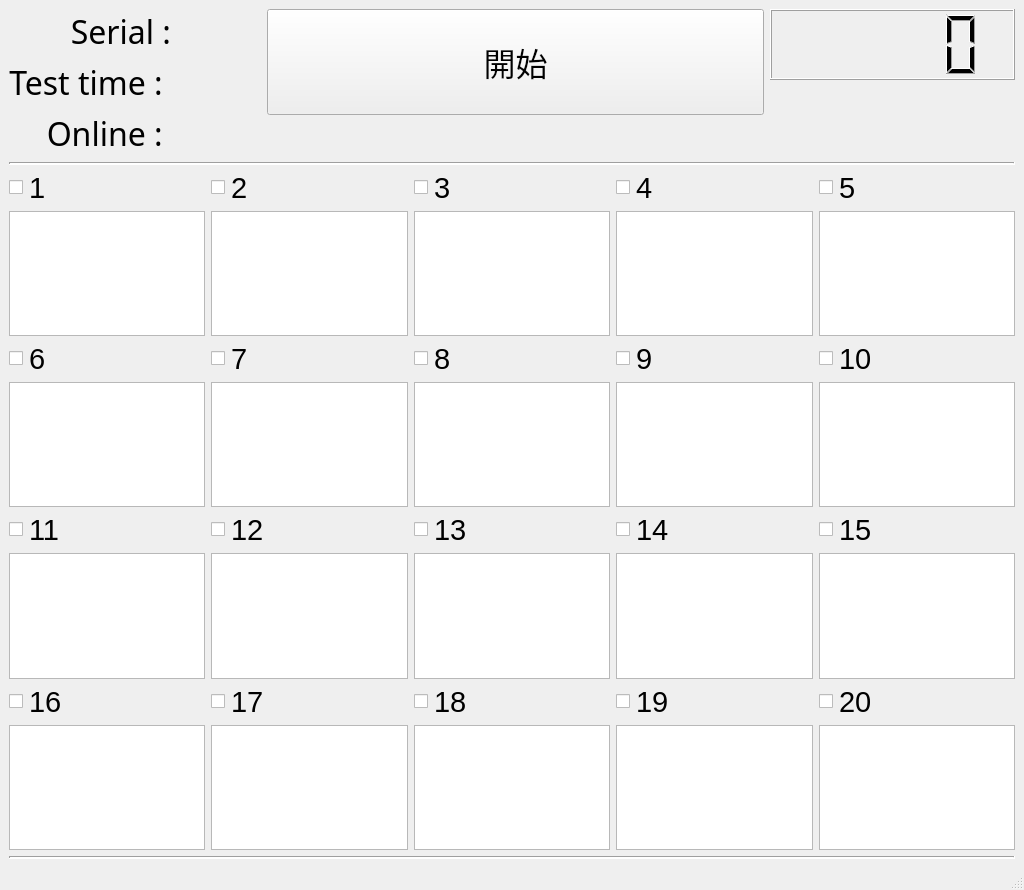
<?xml version="1.0" encoding="UTF-8"?>
<ui version="4.0">
 <class>MainWindow</class>
 <widget class="QMainWindow" name="MainWindow">
  <property name="geometry">
   <rect>
    <x>0</x>
    <y>0</y>
    <width>1024</width>
    <height>890</height>
   </rect>
  </property>
  <property name="windowTitle">
   <string>ORT Test</string>
  </property>
  <property name="styleSheet">
   <string notr="true"/>
  </property>
  <widget class="QWidget" name="centralwidget">
   <layout class="QGridLayout" name="gridLayout_5">
    <item row="1" column="0">
     <widget class="Line" name="line_3">
      <property name="styleSheet">
       <string notr="true">color: rgb(67, 10, 255);
border-color: rgb(20, 32, 255);
alternate-background-color: rgb(30, 60, 255);</string>
      </property>
      <property name="lineWidth">
       <number>2</number>
      </property>
      <property name="orientation">
       <enum>Qt::Horizontal</enum>
      </property>
     </widget>
    </item>
    <item row="2" column="0">
     <layout class="QGridLayout" name="gridLayout">
      <item row="5" column="3">
       <layout class="QHBoxLayout" name="horizontalLayout_14">
        <item>
         <widget class="QCheckBox" name="checkBox_14">
          <property name="sizePolicy">
           <sizepolicy hsizetype="Maximum" vsizetype="Fixed">
            <horstretch>0</horstretch>
            <verstretch>0</verstretch>
           </sizepolicy>
          </property>
          <property name="font">
           <font>
            <family>Arial</family>
            <pointsize>22</pointsize>
           </font>
          </property>
          <property name="text">
           <string/>
          </property>
         </widget>
        </item>
        <item>
         <widget class="QLabel" name="label_14">
          <property name="font">
           <font>
            <family>Arial</family>
            <pointsize>22</pointsize>
           </font>
          </property>
          <property name="text">
           <string>14</string>
          </property>
         </widget>
        </item>
       </layout>
      </item>
      <item row="3" column="1">
       <layout class="QHBoxLayout" name="horizontalLayout_7">
        <item>
         <widget class="QCheckBox" name="checkBox_7">
          <property name="sizePolicy">
           <sizepolicy hsizetype="Maximum" vsizetype="Fixed">
            <horstretch>0</horstretch>
            <verstretch>0</verstretch>
           </sizepolicy>
          </property>
          <property name="font">
           <font>
            <family>Arial</family>
            <pointsize>22</pointsize>
           </font>
          </property>
          <property name="text">
           <string/>
          </property>
         </widget>
        </item>
        <item>
         <widget class="QLabel" name="label_7">
          <property name="font">
           <font>
            <family>Arial</family>
            <pointsize>22</pointsize>
           </font>
          </property>
          <property name="text">
           <string>7</string>
          </property>
         </widget>
        </item>
       </layout>
      </item>
      <item row="2" column="3">
       <widget class="QTextEdit" name="status_4"/>
      </item>
      <item row="3" column="3">
       <layout class="QHBoxLayout" name="horizontalLayout_9">
        <item>
         <widget class="QCheckBox" name="checkBox_9">
          <property name="sizePolicy">
           <sizepolicy hsizetype="Maximum" vsizetype="Fixed">
            <horstretch>0</horstretch>
            <verstretch>0</verstretch>
           </sizepolicy>
          </property>
          <property name="font">
           <font>
            <family>Arial</family>
            <pointsize>22</pointsize>
           </font>
          </property>
          <property name="text">
           <string/>
          </property>
         </widget>
        </item>
        <item>
         <widget class="QLabel" name="label_9">
          <property name="font">
           <font>
            <family>Arial</family>
            <pointsize>22</pointsize>
           </font>
          </property>
          <property name="text">
           <string>9</string>
          </property>
         </widget>
        </item>
       </layout>
      </item>
      <item row="1" column="3">
       <layout class="QHBoxLayout" name="horizontalLayout_4">
        <item>
         <widget class="QCheckBox" name="checkBox_4">
          <property name="sizePolicy">
           <sizepolicy hsizetype="Maximum" vsizetype="Fixed">
            <horstretch>0</horstretch>
            <verstretch>0</verstretch>
           </sizepolicy>
          </property>
          <property name="font">
           <font>
            <family>Arial</family>
            <pointsize>22</pointsize>
           </font>
          </property>
          <property name="text">
           <string/>
          </property>
         </widget>
        </item>
        <item>
         <widget class="QLabel" name="label_4">
          <property name="font">
           <font>
            <family>Arial</family>
            <pointsize>22</pointsize>
           </font>
          </property>
          <property name="text">
           <string>4</string>
          </property>
         </widget>
        </item>
       </layout>
      </item>
      <item row="8" column="3">
       <widget class="QTextEdit" name="status_19"/>
      </item>
      <item row="7" column="4">
       <layout class="QHBoxLayout" name="horizontalLayout_20">
        <item>
         <widget class="QCheckBox" name="checkBox_20">
          <property name="sizePolicy">
           <sizepolicy hsizetype="Maximum" vsizetype="Fixed">
            <horstretch>0</horstretch>
            <verstretch>0</verstretch>
           </sizepolicy>
          </property>
          <property name="font">
           <font>
            <family>Arial</family>
            <pointsize>22</pointsize>
           </font>
          </property>
          <property name="text">
           <string/>
          </property>
         </widget>
        </item>
        <item>
         <widget class="QLabel" name="label_20">
          <property name="font">
           <font>
            <family>Arial</family>
            <pointsize>22</pointsize>
           </font>
          </property>
          <property name="text">
           <string>20</string>
          </property>
         </widget>
        </item>
       </layout>
      </item>
      <item row="4" column="1">
       <widget class="QTextEdit" name="status_7"/>
      </item>
      <item row="4" column="3">
       <widget class="QTextEdit" name="status_9"/>
      </item>
      <item row="8" column="4">
       <widget class="QTextEdit" name="status_20"/>
      </item>
      <item row="2" column="4">
       <widget class="QTextEdit" name="status_5"/>
      </item>
      <item row="2" column="1">
       <widget class="QTextEdit" name="status_2"/>
      </item>
      <item row="6" column="2">
       <widget class="QTextEdit" name="status_13"/>
      </item>
      <item row="3" column="0">
       <layout class="QHBoxLayout" name="horizontalLayout_6">
        <item>
         <widget class="QCheckBox" name="checkBox_6">
          <property name="sizePolicy">
           <sizepolicy hsizetype="Maximum" vsizetype="Fixed">
            <horstretch>0</horstretch>
            <verstretch>0</verstretch>
           </sizepolicy>
          </property>
          <property name="font">
           <font>
            <family>Arial</family>
            <pointsize>22</pointsize>
           </font>
          </property>
          <property name="text">
           <string/>
          </property>
         </widget>
        </item>
        <item>
         <widget class="QLabel" name="label_6">
          <property name="font">
           <font>
            <family>Arial</family>
            <pointsize>22</pointsize>
           </font>
          </property>
          <property name="text">
           <string>6</string>
          </property>
         </widget>
        </item>
       </layout>
      </item>
      <item row="2" column="2">
       <widget class="QTextEdit" name="status_3"/>
      </item>
      <item row="6" column="4">
       <widget class="QTextEdit" name="status_15"/>
      </item>
      <item row="5" column="1">
       <layout class="QHBoxLayout" name="horizontalLayout_12">
        <item>
         <widget class="QCheckBox" name="checkBox_12">
          <property name="sizePolicy">
           <sizepolicy hsizetype="Maximum" vsizetype="Fixed">
            <horstretch>0</horstretch>
            <verstretch>0</verstretch>
           </sizepolicy>
          </property>
          <property name="font">
           <font>
            <family>Arial</family>
            <pointsize>22</pointsize>
           </font>
          </property>
          <property name="text">
           <string/>
          </property>
         </widget>
        </item>
        <item>
         <widget class="QLabel" name="label_12">
          <property name="font">
           <font>
            <family>Arial</family>
            <pointsize>22</pointsize>
           </font>
          </property>
          <property name="text">
           <string>12</string>
          </property>
         </widget>
        </item>
       </layout>
      </item>
      <item row="4" column="2">
       <widget class="QTextEdit" name="status_8"/>
      </item>
      <item row="5" column="4">
       <layout class="QHBoxLayout" name="horizontalLayout_15">
        <item>
         <widget class="QCheckBox" name="checkBox_15">
          <property name="sizePolicy">
           <sizepolicy hsizetype="Maximum" vsizetype="Fixed">
            <horstretch>0</horstretch>
            <verstretch>0</verstretch>
           </sizepolicy>
          </property>
          <property name="font">
           <font>
            <family>Arial</family>
            <pointsize>22</pointsize>
           </font>
          </property>
          <property name="text">
           <string/>
          </property>
         </widget>
        </item>
        <item>
         <widget class="QLabel" name="label_15">
          <property name="font">
           <font>
            <family>Arial</family>
            <pointsize>22</pointsize>
           </font>
          </property>
          <property name="text">
           <string>15</string>
          </property>
         </widget>
        </item>
       </layout>
      </item>
      <item row="5" column="2">
       <layout class="QHBoxLayout" name="horizontalLayout_13">
        <item>
         <widget class="QCheckBox" name="checkBox_13">
          <property name="sizePolicy">
           <sizepolicy hsizetype="Maximum" vsizetype="Fixed">
            <horstretch>0</horstretch>
            <verstretch>0</verstretch>
           </sizepolicy>
          </property>
          <property name="font">
           <font>
            <family>Arial</family>
            <pointsize>22</pointsize>
           </font>
          </property>
          <property name="text">
           <string/>
          </property>
         </widget>
        </item>
        <item>
         <widget class="QLabel" name="label_13">
          <property name="font">
           <font>
            <family>Arial</family>
            <pointsize>22</pointsize>
           </font>
          </property>
          <property name="text">
           <string>13</string>
          </property>
         </widget>
        </item>
       </layout>
      </item>
      <item row="1" column="0">
       <layout class="QHBoxLayout" name="horizontalLayout">
        <item>
         <widget class="QCheckBox" name="checkBox_1">
          <property name="sizePolicy">
           <sizepolicy hsizetype="Maximum" vsizetype="Maximum">
            <horstretch>0</horstretch>
            <verstretch>0</verstretch>
           </sizepolicy>
          </property>
          <property name="font">
           <font>
            <family>Arial</family>
            <pointsize>22</pointsize>
           </font>
          </property>
          <property name="text">
           <string/>
          </property>
         </widget>
        </item>
        <item>
         <widget class="QLabel" name="label">
          <property name="font">
           <font>
            <family>Arial</family>
            <pointsize>22</pointsize>
           </font>
          </property>
          <property name="text">
           <string>1</string>
          </property>
         </widget>
        </item>
       </layout>
      </item>
      <item row="7" column="3">
       <layout class="QHBoxLayout" name="horizontalLayout_19">
        <item>
         <widget class="QCheckBox" name="checkBox_19">
          <property name="sizePolicy">
           <sizepolicy hsizetype="Maximum" vsizetype="Fixed">
            <horstretch>0</horstretch>
            <verstretch>0</verstretch>
           </sizepolicy>
          </property>
          <property name="font">
           <font>
            <family>Arial</family>
            <pointsize>22</pointsize>
           </font>
          </property>
          <property name="text">
           <string/>
          </property>
         </widget>
        </item>
        <item>
         <widget class="QLabel" name="label_19">
          <property name="font">
           <font>
            <family>Arial</family>
            <pointsize>22</pointsize>
           </font>
          </property>
          <property name="text">
           <string>19</string>
          </property>
         </widget>
        </item>
       </layout>
      </item>
      <item row="2" column="0">
       <widget class="QTextEdit" name="status_1"/>
      </item>
      <item row="4" column="0">
       <widget class="QTextEdit" name="status_6"/>
      </item>
      <item row="3" column="4">
       <layout class="QHBoxLayout" name="horizontalLayout_10">
        <item>
         <widget class="QCheckBox" name="checkBox_10">
          <property name="sizePolicy">
           <sizepolicy hsizetype="Maximum" vsizetype="Fixed">
            <horstretch>0</horstretch>
            <verstretch>0</verstretch>
           </sizepolicy>
          </property>
          <property name="font">
           <font>
            <family>Arial</family>
            <pointsize>22</pointsize>
           </font>
          </property>
          <property name="text">
           <string/>
          </property>
         </widget>
        </item>
        <item>
         <widget class="QLabel" name="label_10">
          <property name="font">
           <font>
            <family>Arial</family>
            <pointsize>22</pointsize>
           </font>
          </property>
          <property name="text">
           <string>10</string>
          </property>
         </widget>
        </item>
       </layout>
      </item>
      <item row="6" column="0">
       <widget class="QTextEdit" name="status_11"/>
      </item>
      <item row="3" column="2">
       <layout class="QHBoxLayout" name="horizontalLayout_8">
        <item>
         <widget class="QCheckBox" name="checkBox_8">
          <property name="sizePolicy">
           <sizepolicy hsizetype="Maximum" vsizetype="Fixed">
            <horstretch>0</horstretch>
            <verstretch>0</verstretch>
           </sizepolicy>
          </property>
          <property name="font">
           <font>
            <family>Arial</family>
            <pointsize>22</pointsize>
           </font>
          </property>
          <property name="text">
           <string/>
          </property>
         </widget>
        </item>
        <item>
         <widget class="QLabel" name="label_8">
          <property name="font">
           <font>
            <family>Arial</family>
            <pointsize>22</pointsize>
           </font>
          </property>
          <property name="text">
           <string>8</string>
          </property>
         </widget>
        </item>
       </layout>
      </item>
      <item row="7" column="1">
       <layout class="QHBoxLayout" name="horizontalLayout_17">
        <item>
         <widget class="QCheckBox" name="checkBox_17">
          <property name="sizePolicy">
           <sizepolicy hsizetype="Maximum" vsizetype="Fixed">
            <horstretch>0</horstretch>
            <verstretch>0</verstretch>
           </sizepolicy>
          </property>
          <property name="font">
           <font>
            <family>Arial</family>
            <pointsize>22</pointsize>
           </font>
          </property>
          <property name="text">
           <string/>
          </property>
         </widget>
        </item>
        <item>
         <widget class="QLabel" name="label_17">
          <property name="font">
           <font>
            <family>Arial</family>
            <pointsize>22</pointsize>
           </font>
          </property>
          <property name="text">
           <string>17</string>
          </property>
         </widget>
        </item>
       </layout>
      </item>
      <item row="1" column="1">
       <layout class="QHBoxLayout" name="horizontalLayout_2">
        <item>
         <widget class="QCheckBox" name="checkBox_2">
          <property name="sizePolicy">
           <sizepolicy hsizetype="Maximum" vsizetype="Fixed">
            <horstretch>0</horstretch>
            <verstretch>0</verstretch>
           </sizepolicy>
          </property>
          <property name="font">
           <font>
            <family>Arial</family>
            <pointsize>22</pointsize>
           </font>
          </property>
          <property name="text">
           <string/>
          </property>
         </widget>
        </item>
        <item>
         <widget class="QLabel" name="label_2">
          <property name="font">
           <font>
            <family>Arial</family>
            <pointsize>22</pointsize>
           </font>
          </property>
          <property name="text">
           <string>2</string>
          </property>
         </widget>
        </item>
       </layout>
      </item>
      <item row="6" column="1">
       <widget class="QTextEdit" name="status_12"/>
      </item>
      <item row="1" column="2">
       <layout class="QHBoxLayout" name="horizontalLayout_3">
        <item>
         <widget class="QCheckBox" name="checkBox_3">
          <property name="sizePolicy">
           <sizepolicy hsizetype="Maximum" vsizetype="Fixed">
            <horstretch>0</horstretch>
            <verstretch>0</verstretch>
           </sizepolicy>
          </property>
          <property name="font">
           <font>
            <family>Arial</family>
            <pointsize>22</pointsize>
           </font>
          </property>
          <property name="text">
           <string/>
          </property>
         </widget>
        </item>
        <item>
         <widget class="QLabel" name="label_3">
          <property name="font">
           <font>
            <family>Arial</family>
            <pointsize>22</pointsize>
           </font>
          </property>
          <property name="text">
           <string>3</string>
          </property>
         </widget>
        </item>
       </layout>
      </item>
      <item row="7" column="2">
       <layout class="QHBoxLayout" name="horizontalLayout_18">
        <item>
         <widget class="QCheckBox" name="checkBox_18">
          <property name="sizePolicy">
           <sizepolicy hsizetype="Maximum" vsizetype="Fixed">
            <horstretch>0</horstretch>
            <verstretch>0</verstretch>
           </sizepolicy>
          </property>
          <property name="font">
           <font>
            <family>Arial</family>
            <pointsize>22</pointsize>
           </font>
          </property>
          <property name="text">
           <string/>
          </property>
         </widget>
        </item>
        <item>
         <widget class="QLabel" name="label_18">
          <property name="font">
           <font>
            <family>Arial</family>
            <pointsize>22</pointsize>
           </font>
          </property>
          <property name="text">
           <string>18</string>
          </property>
         </widget>
        </item>
       </layout>
      </item>
      <item row="8" column="1">
       <widget class="QTextEdit" name="status_17"/>
      </item>
      <item row="6" column="3">
       <widget class="QTextEdit" name="status_14"/>
      </item>
      <item row="5" column="0">
       <layout class="QHBoxLayout" name="horizontalLayout_11">
        <item>
         <widget class="QCheckBox" name="checkBox_11">
          <property name="sizePolicy">
           <sizepolicy hsizetype="Maximum" vsizetype="Fixed">
            <horstretch>0</horstretch>
            <verstretch>0</verstretch>
           </sizepolicy>
          </property>
          <property name="font">
           <font>
            <family>Arial</family>
            <pointsize>22</pointsize>
           </font>
          </property>
          <property name="text">
           <string/>
          </property>
         </widget>
        </item>
        <item>
         <widget class="QLabel" name="label_11">
          <property name="font">
           <font>
            <family>Arial</family>
            <pointsize>22</pointsize>
           </font>
          </property>
          <property name="text">
           <string>11</string>
          </property>
         </widget>
        </item>
       </layout>
      </item>
      <item row="7" column="0">
       <layout class="QHBoxLayout" name="horizontalLayout_16">
        <item>
         <widget class="QCheckBox" name="checkBox_16">
          <property name="sizePolicy">
           <sizepolicy hsizetype="Maximum" vsizetype="Fixed">
            <horstretch>0</horstretch>
            <verstretch>0</verstretch>
           </sizepolicy>
          </property>
          <property name="font">
           <font>
            <family>Arial</family>
            <pointsize>22</pointsize>
           </font>
          </property>
          <property name="text">
           <string/>
          </property>
         </widget>
        </item>
        <item>
         <widget class="QLabel" name="label_16">
          <property name="font">
           <font>
            <family>Arial</family>
            <pointsize>22</pointsize>
           </font>
          </property>
          <property name="text">
           <string>16</string>
          </property>
         </widget>
        </item>
       </layout>
      </item>
      <item row="4" column="4">
       <widget class="QTextEdit" name="status_10"/>
      </item>
      <item row="8" column="0">
       <widget class="QTextEdit" name="status_16"/>
      </item>
      <item row="8" column="2">
       <widget class="QTextEdit" name="status_18"/>
      </item>
      <item row="0" column="2">
       <spacer name="verticalSpacer_3">
        <property name="orientation">
         <enum>Qt::Vertical</enum>
        </property>
        <property name="sizeHint" stdset="0">
         <size>
          <width>20</width>
          <height>40</height>
         </size>
        </property>
       </spacer>
      </item>
      <item row="1" column="4">
       <layout class="QHBoxLayout" name="horizontalLayout_5">
        <item>
         <widget class="QCheckBox" name="checkBox_5">
          <property name="sizePolicy">
           <sizepolicy hsizetype="Maximum" vsizetype="Fixed">
            <horstretch>0</horstretch>
            <verstretch>0</verstretch>
           </sizepolicy>
          </property>
          <property name="font">
           <font>
            <family>Arial</family>
            <pointsize>22</pointsize>
           </font>
          </property>
          <property name="text">
           <string/>
          </property>
         </widget>
        </item>
        <item>
         <widget class="QLabel" name="label_5">
          <property name="font">
           <font>
            <family>Arial</family>
            <pointsize>22</pointsize>
           </font>
          </property>
          <property name="text">
           <string>5</string>
          </property>
         </widget>
        </item>
       </layout>
      </item>
     </layout>
    </item>
    <item row="3" column="0">
     <widget class="Line" name="line_4">
      <property name="styleSheet">
       <string notr="true">color: rgb(67, 10, 255);
border-color: rgb(20, 32, 255);
alternate-background-color: rgb(30, 60, 255);</string>
      </property>
      <property name="lineWidth">
       <number>2</number>
      </property>
      <property name="orientation">
       <enum>Qt::Horizontal</enum>
      </property>
     </widget>
    </item>
    <item row="0" column="0">
     <layout class="QGridLayout" name="gridLayout_4">
      <item row="0" column="0" rowspan="4" colspan="2">
       <layout class="QGridLayout" name="gridLayout_2">
        <item row="0" column="1">
         <widget class="QLabel" name="label_serial">
          <property name="font">
           <font>
            <family>Adobe Arabic</family>
            <pointsize>20</pointsize>
           </font>
          </property>
          <property name="text">
           <string/>
          </property>
         </widget>
        </item>
        <item row="1" column="1">
         <widget class="QLabel" name="label_time">
          <property name="font">
           <font>
            <family>Adobe Arabic</family>
            <pointsize>20</pointsize>
           </font>
          </property>
          <property name="text">
           <string/>
          </property>
         </widget>
        </item>
        <item row="1" column="0">
         <widget class="QLabel" name="test_time">
          <property name="font">
           <font>
            <family>Adobe Arabic</family>
            <pointsize>24</pointsize>
           </font>
          </property>
          <property name="text">
           <string>Test time : </string>
          </property>
          <property name="alignment">
           <set>Qt::AlignRight|Qt::AlignTrailing|Qt::AlignVCenter</set>
          </property>
         </widget>
        </item>
        <item row="0" column="0">
         <widget class="QLabel" name="serial_name">
          <property name="sizePolicy">
           <sizepolicy hsizetype="Preferred" vsizetype="Preferred">
            <horstretch>0</horstretch>
            <verstretch>0</verstretch>
           </sizepolicy>
          </property>
          <property name="font">
           <font>
            <family>Adobe Arabic</family>
            <pointsize>24</pointsize>
           </font>
          </property>
          <property name="layoutDirection">
           <enum>Qt::LeftToRight</enum>
          </property>
          <property name="text">
           <string>Serial :</string>
          </property>
          <property name="textFormat">
           <enum>Qt::AutoText</enum>
          </property>
          <property name="alignment">
           <set>Qt::AlignRight|Qt::AlignTrailing|Qt::AlignVCenter</set>
          </property>
         </widget>
        </item>
        <item row="4" column="1">
         <layout class="QGridLayout" name="gridLayout_3"/>
        </item>
        <item row="2" column="0">
         <widget class="QLabel" name="Online_lebal">
          <property name="font">
           <font>
            <family>Adobe Arabic</family>
            <pointsize>24</pointsize>
           </font>
          </property>
          <property name="text">
           <string>Online : </string>
          </property>
          <property name="alignment">
           <set>Qt::AlignRight|Qt::AlignTrailing|Qt::AlignVCenter</set>
          </property>
         </widget>
        </item>
        <item row="2" column="1">
         <widget class="QLabel" name="Online_line">
          <property name="font">
           <font>
            <family>Adobe Arabic</family>
            <pointsize>20</pointsize>
           </font>
          </property>
          <property name="text">
           <string/>
          </property>
         </widget>
        </item>
       </layout>
      </item>
      <item row="3" column="2">
       <spacer name="horizontalSpacer_4">
        <property name="orientation">
         <enum>Qt::Horizontal</enum>
        </property>
        <property name="sizeHint" stdset="0">
         <size>
          <width>40</width>
          <height>20</height>
         </size>
        </property>
       </spacer>
      </item>
      <item row="3" column="3">
       <spacer name="horizontalSpacer_8">
        <property name="orientation">
         <enum>Qt::Horizontal</enum>
        </property>
        <property name="sizeHint" stdset="0">
         <size>
          <width>40</width>
          <height>28</height>
         </size>
        </property>
       </spacer>
      </item>
      <item row="2" column="1" rowspan="2">
       <spacer name="horizontalSpacer_5">
        <property name="orientation">
         <enum>Qt::Horizontal</enum>
        </property>
        <property name="sizeHint" stdset="0">
         <size>
          <width>40</width>
          <height>28</height>
         </size>
        </property>
       </spacer>
      </item>
      <item row="0" column="4" rowspan="2">
       <widget class="QLCDNumber" name="lcdNumber"/>
      </item>
      <item row="2" column="4">
       <spacer name="horizontalSpacer_2">
        <property name="orientation">
         <enum>Qt::Horizontal</enum>
        </property>
        <property name="sizeHint" stdset="0">
         <size>
          <width>40</width>
          <height>20</height>
         </size>
        </property>
       </spacer>
      </item>
      <item row="0" column="2" rowspan="3" colspan="2">
       <widget class="QPushButton" name="start_btm">
        <property name="sizePolicy">
         <sizepolicy hsizetype="Minimum" vsizetype="Minimum">
          <horstretch>0</horstretch>
          <verstretch>0</verstretch>
         </sizepolicy>
        </property>
        <property name="font">
         <font>
          <family>Adobe Arabic</family>
          <pointsize>24</pointsize>
         </font>
        </property>
        <property name="text">
         <string>開始</string>
        </property>
       </widget>
      </item>
     </layout>
    </item>
   </layout>
  </widget>
  <widget class="QMenuBar" name="menubar">
   <property name="geometry">
    <rect>
     <x>0</x>
     <y>0</y>
     <width>1024</width>
     <height>22</height>
    </rect>
   </property>
  </widget>
  <widget class="QStatusBar" name="statusbar"/>
 </widget>
 <resources/>
 <connections/>
</ui>
